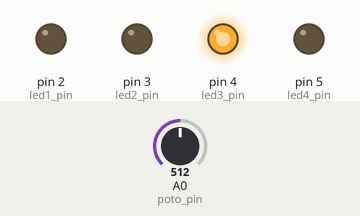
Recording of a sketch running on a simulated Arduino Uno, built with avr-gcc and run on an emulated ATmega328P. On the bench: output pins drawn as LEDs (lit = HIGH). Dashed ring = blinking. The inputs (shaded band) are chosen by the test bench; at power-on: A0 (poto_pin) = 512.

Above: at 1.3 s.
1.4 s: A0 (poto_pin) set to 0
At 2.7 s:
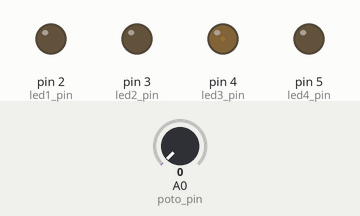
3.0 s: A0 (poto_pin) set to 122
At 3.18 s:
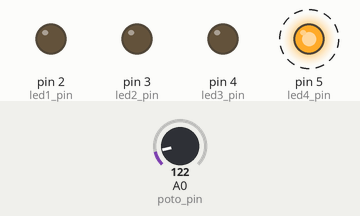
6.1 s: A0 (poto_pin) set to 0
At 6.13 s:
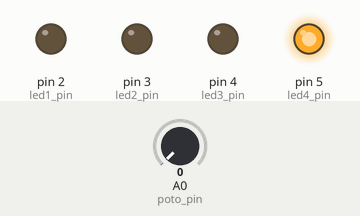
Timing chart, 0 to 9.1 s (numbered marks = the images above; inputs shaded):
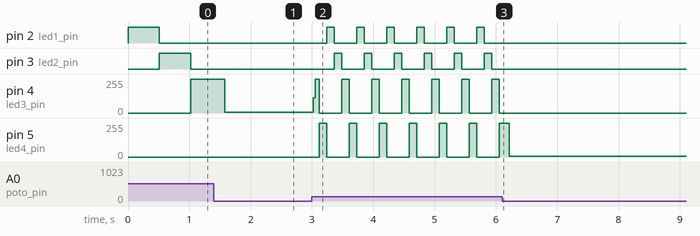

The sketch:

ex2.ino
```cpp
// CONSTANTS
const int poto_pin = A0;
const int led1_pin = 2;
const int led2_pin = 3;
const int led3_pin = 4;
const int led4_pin = 5;

// VARIABLES
int potoValue = 0;
int currentLed = 1;

void setup() {
  Serial.begin(9600);
  pinMode(poto_pin, INPUT);
  pinMode(led1_pin, OUTPUT);
  pinMode(led2_pin, OUTPUT);
  pinMode(led3_pin, OUTPUT);
  pinMode(led4_pin, OUTPUT);
}

void loop() {
  potoValue = analogRead(poto_pin);
  switch(currentLed) {
    case 1:
      digitalWrite(led1_pin, HIGH);
      delay(potoValue);
      digitalWrite(led1_pin, LOW);
      currentLed = 2;
      break;
    case 2:
      digitalWrite(led2_pin, HIGH);
      delay(potoValue);
      digitalWrite(led2_pin, LOW);
      currentLed = 3;
      break;
    case 3:
      digitalWrite(led3_pin, HIGH);
      delay(potoValue);
      digitalWrite(led3_pin, LOW);
      currentLed = 4;
      break;
    case 4:
      digitalWrite(led4_pin, HIGH);
      delay(potoValue);
      digitalWrite(led4_pin, LOW);
      currentLed = 1;
      break;
  }
}
```

Measured:
- after the input at 1.4 s, pin 2 (led1_pin): stays LOW (without the input it goes to HIGH after 0.65 s); pin 3 (led2_pin): stays LOW (without the input it goes to HIGH after 1.2 s); pin 4 (led3_pin): 255/255 → 4/255 after 0.18 s; pin 5 (led4_pin): stays 0/255 (without the input it goes to 255/255 after 0.14 s)
- after the input at 3.0 s, pin 2 (led1_pin): alternates HIGH for 0.12 s and LOW for 0.37 s, starting after 0.24 s; pin 3 (led2_pin): alternates HIGH for 0.12 s and LOW for 0.37 s, starting after 0.37 s
- after the input at 6.1 s, pin 2 (led1_pin), pin 3 (led2_pin): stops changing and stays LOW; pin 4 (led3_pin): stops changing and stays 0/255
